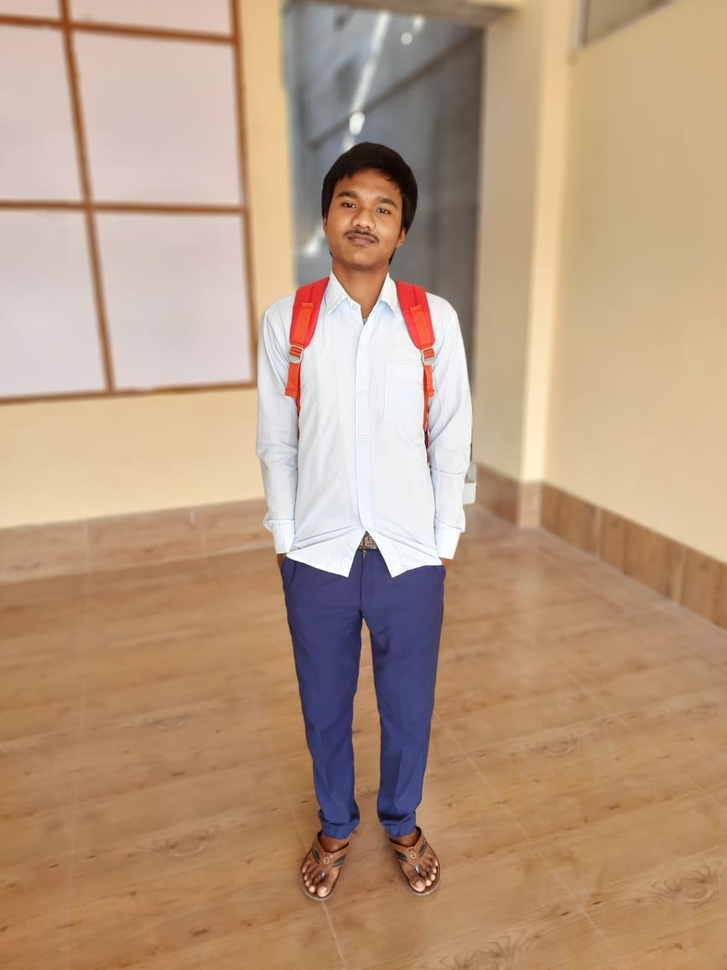
#> input picture line_edge_detection/m02.jpg, 727 x 970 px, shrunk from 867 x 1156 before the run
$ python line_edge.py
#> lines starting #> are read from the running program, lines starting #| are printed output that depends on the picture; after the words box and inside, x2 and y2 are one past the last pixel; in counts of white or black regions, pixels touching at a corner belong together
import cv2
import numpy as np
img = cv2.imread("m02.jpg")
#> img is the input picture: shape (970, 727, 3); mean B, G, R 128.7, 154.3, 183.9
gray = cv2.cvtColor(img, cv2.COLOR_BGR2GRAY)
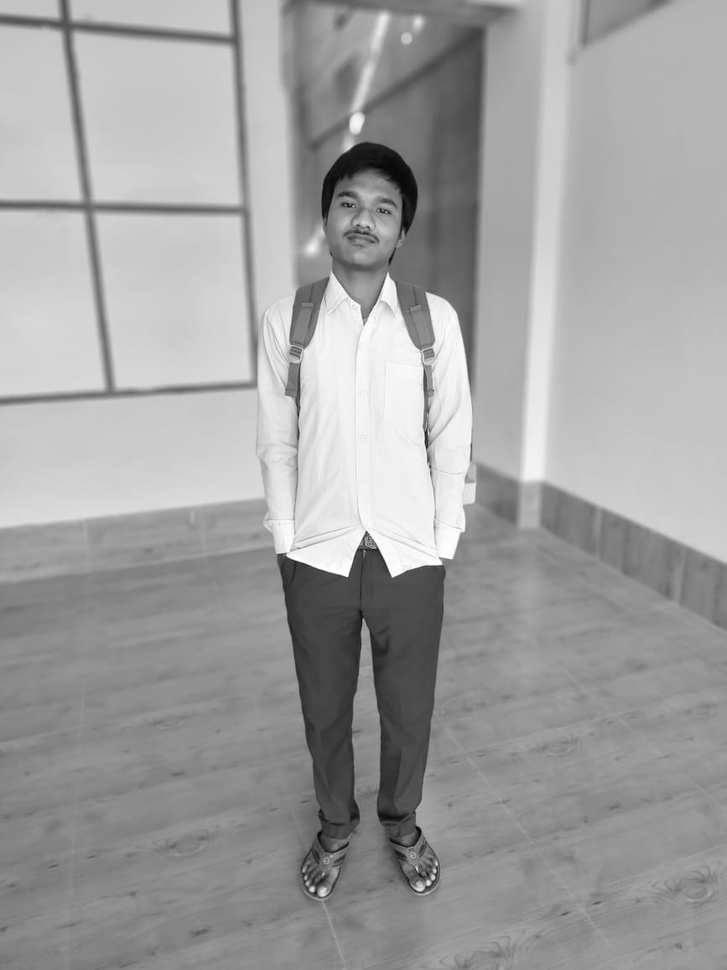
#> gray: shape (970, 727); min 5, max 255, mean 160.3
edges = cv2.Canny(gray, 75, 150)
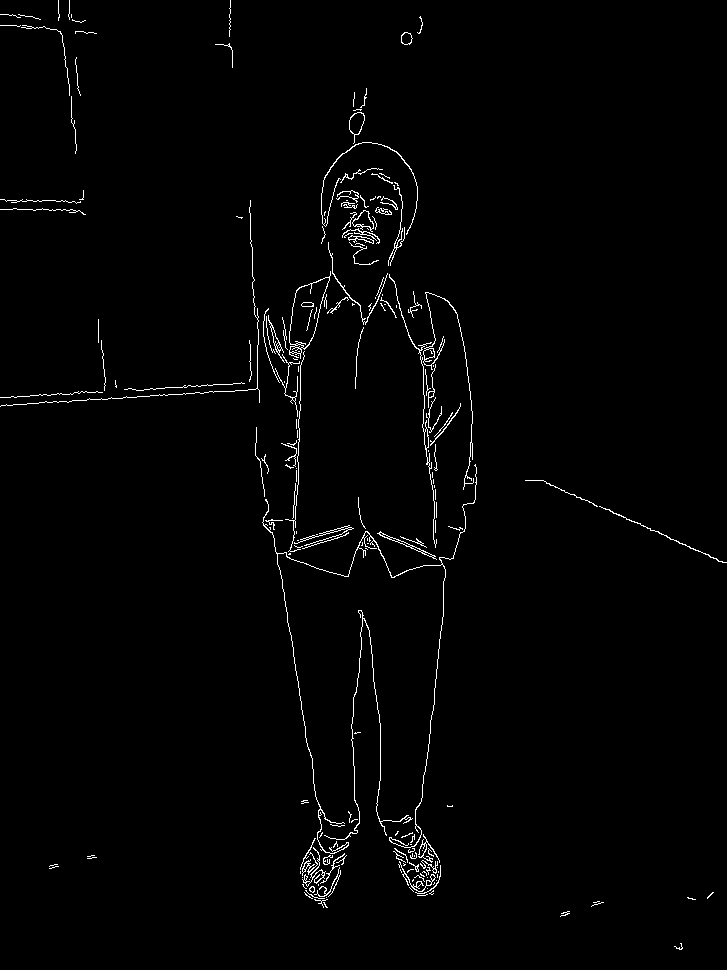
#> edges: shape (970, 727); 1.4% white in thin lines or dots
lines = cv2.HoughLinesP(edges, 1, np.pi/180, 30, maxLineGap=250)
#> lines = 129 rows, first 6: [249, 379, 331, 893], [250, 352, 723, 562], [0, 406, 467, 373], [413, 891, 467, 371], [379, 821, 391, 149], [291, 638, 303, 286]
for line in lines:
   x1, y1, x2, y2 = line[0]
   cv2.line(img, (x1, y1), (x2, y2), (0, 0, 128), 1)
#> this loop made 129 passes
#> (x1, y1, x2, y2) on passes 1 to 12: (249, 379, 331, 893), (250, 352, 723, 562), (0, 406, 467, 373), (413, 891, 467, 371), (379, 821, 391, 149), (291, 638, 303, 286), (354, 833, 354, 92), (412, 890, 433, 294), (250, 350, 726, 562), (249, 207, 266, 528), (292, 644, 305, 285), (335, 885, 410, 168)
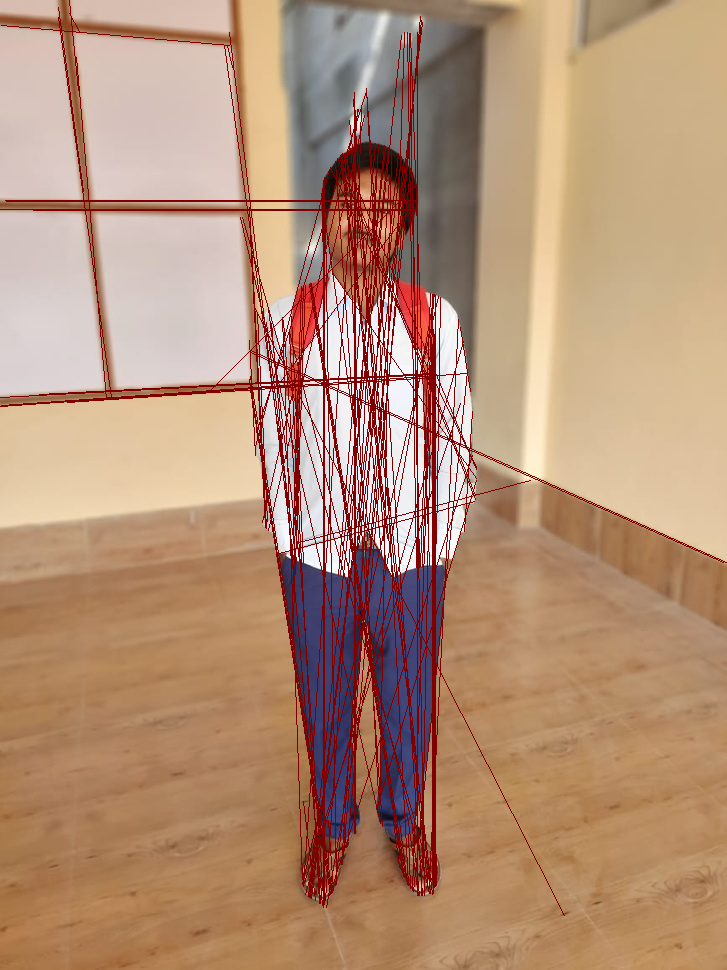
#> img: shape (970, 727, 3); 6.58% of pixels changed, all inside (x1, y1, x2, y2) = (0, 0, 727, 916)
cv2.imshow("linesEdges", edges)
cv2.imshow("linesDetected", img)
cv2.waitKey(0)
cv2.destroyAllWindows()
